Frame 1 (no input): blank canvas, image omitted
Frame 60 (no input): blank canvas, image omitted
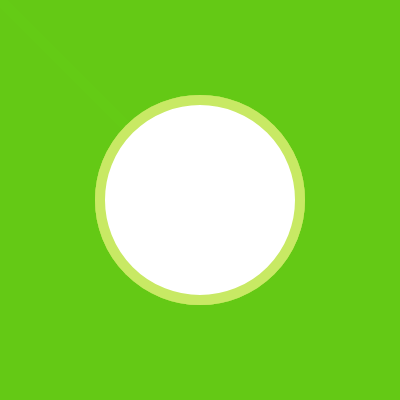
Frame 120 (the mouse pressed at the canvas centre since frame 60)

The p5.js sketch whose frames 1 and 60 were blank and that drew this single picture after the mouse press (run headless with seeded random() and noise() and a simulated clock; from frame 60 on, the mouse is pressed at the canvas centre):

// p5.js sketch
// ── sketch.js
function setup() {
  createCanvas(400, 400);
  background(127)
}

function draw() {
  background(100,200,20,90) // line with trail
  stroke(200,233,100)
  strokeWeight(10)
  line(mouseX,mouseY, pmouseX,pmouseY) // srawing without erasing giving blurry

  ellipse(mouseX,mouseY, pmouseX *1, pmouseY * 1) // follows mouse grows down and right
}
